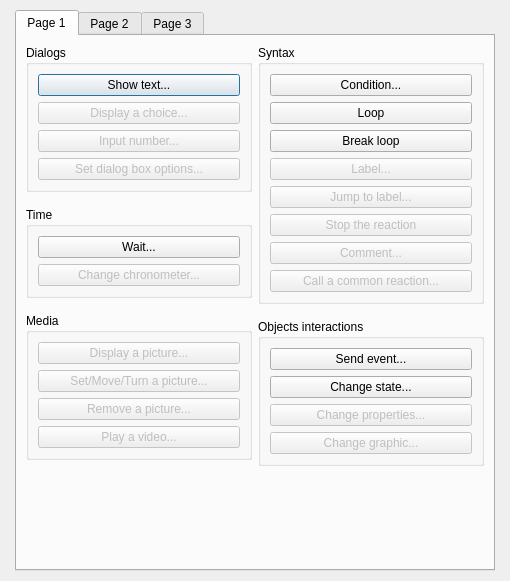
<?xml version="1.0" encoding="UTF-8"?>
<ui version="4.0">
 <class>DialogCommands</class>
 <widget class="QDialog" name="DialogCommands">
  <property name="geometry">
   <rect>
    <x>0</x>
    <y>0</y>
    <width>510</width>
    <height>581</height>
   </rect>
  </property>
  <property name="windowTitle">
   <string>Commands</string>
  </property>
  <layout class="QGridLayout" name="gridLayout_17">
   <property name="leftMargin">
    <number>15</number>
   </property>
   <property name="topMargin">
    <number>10</number>
   </property>
   <property name="rightMargin">
    <number>15</number>
   </property>
   <property name="bottomMargin">
    <number>10</number>
   </property>
   <item row="0" column="0">
    <widget class="QTabWidget" name="tabWidget">
     <property name="currentIndex">
      <number>0</number>
     </property>
     <widget class="QWidget" name="tab">
      <attribute name="title">
       <string>Page 1</string>
      </attribute>
      <layout class="QGridLayout" name="gridLayout_5">
       <item row="0" column="0">
        <layout class="QHBoxLayout" name="horizontalLayout" stretch="1,1">
         <item>
          <layout class="QVBoxLayout" name="verticalLayout_3" stretch="0,0,0,0">
           <property name="spacing">
            <number>15</number>
           </property>
           <item>
            <widget class="QGroupBox" name="groupBox">
             <property name="title">
              <string>Dialogs</string>
             </property>
             <layout class="QGridLayout" name="gridLayout">
              <item row="0" column="0">
               <layout class="QVBoxLayout" name="verticalLayout">
                <item>
                 <widget class="QPushButton" name="pushButtonShowText">
                  <property name="text">
                   <string>Show text...</string>
                  </property>
                 </widget>
                </item>
                <item>
                 <widget class="QPushButton" name="pushButtonDisplayChoice">
                  <property name="enabled">
                   <bool>false</bool>
                  </property>
                  <property name="text">
                   <string>Display a choice...</string>
                  </property>
                 </widget>
                </item>
                <item>
                 <widget class="QPushButton" name="pushButtonInputNumber">
                  <property name="enabled">
                   <bool>false</bool>
                  </property>
                  <property name="text">
                   <string>Input number...</string>
                  </property>
                 </widget>
                </item>
                <item>
                 <widget class="QPushButton" name="pushButtonSetDialogBoxOptions">
                  <property name="enabled">
                   <bool>false</bool>
                  </property>
                  <property name="text">
                   <string>Set dialog box options...</string>
                  </property>
                 </widget>
                </item>
               </layout>
              </item>
             </layout>
            </widget>
           </item>
           <item>
            <widget class="QGroupBox" name="groupBox_3">
             <property name="title">
              <string>Time</string>
             </property>
             <layout class="QGridLayout" name="gridLayout_2">
              <item row="0" column="0">
               <layout class="QVBoxLayout" name="verticalLayout_2">
                <item>
                 <widget class="QPushButton" name="pushButtonWait">
                  <property name="enabled">
                   <bool>true</bool>
                  </property>
                  <property name="text">
                   <string>Wait...</string>
                  </property>
                 </widget>
                </item>
                <item>
                 <widget class="QPushButton" name="pushButtonChangeChronometer">
                  <property name="enabled">
                   <bool>false</bool>
                  </property>
                  <property name="text">
                   <string>Change chronometer...</string>
                  </property>
                 </widget>
                </item>
               </layout>
              </item>
             </layout>
            </widget>
           </item>
           <item>
            <widget class="QGroupBox" name="groupBox_5">
             <property name="title">
              <string>Media</string>
             </property>
             <layout class="QGridLayout" name="gridLayout_6">
              <item row="0" column="0">
               <layout class="QVBoxLayout" name="verticalLayout_6">
                <item>
                 <widget class="QPushButton" name="pushButtonDisplayPicture">
                  <property name="enabled">
                   <bool>false</bool>
                  </property>
                  <property name="text">
                   <string>Display a picture...</string>
                  </property>
                 </widget>
                </item>
                <item>
                 <widget class="QPushButton" name="pushButtonSetMoveTurnPicture">
                  <property name="enabled">
                   <bool>false</bool>
                  </property>
                  <property name="text">
                   <string>Set/Move/Turn a picture...</string>
                  </property>
                 </widget>
                </item>
                <item>
                 <widget class="QPushButton" name="pushButtonRemovePicture">
                  <property name="enabled">
                   <bool>false</bool>
                  </property>
                  <property name="text">
                   <string>Remove a picture...</string>
                  </property>
                 </widget>
                </item>
                <item>
                 <widget class="QPushButton" name="pushButtonPlayVideo">
                  <property name="enabled">
                   <bool>false</bool>
                  </property>
                  <property name="text">
                   <string>Play a video...</string>
                  </property>
                 </widget>
                </item>
               </layout>
              </item>
             </layout>
            </widget>
           </item>
           <item>
            <spacer name="verticalSpacer">
             <property name="orientation">
              <enum>Qt::Vertical</enum>
             </property>
             <property name="sizeHint" stdset="0">
              <size>
               <width>20</width>
               <height>40</height>
              </size>
             </property>
            </spacer>
           </item>
          </layout>
         </item>
         <item>
          <layout class="QVBoxLayout" name="verticalLayout_5" stretch="0,0,0">
           <property name="spacing">
            <number>15</number>
           </property>
           <item>
            <widget class="QGroupBox" name="groupBox_4">
             <property name="title">
              <string>Syntax</string>
             </property>
             <layout class="QGridLayout" name="gridLayout_4">
              <item row="0" column="0">
               <layout class="QVBoxLayout" name="verticalLayout_4">
                <item>
                 <widget class="QPushButton" name="pushButtonCondition">
                  <property name="text">
                   <string>Condition...</string>
                  </property>
                 </widget>
                </item>
                <item>
                 <widget class="QPushButton" name="pushButtonWhile">
                  <property name="text">
                   <string>Loop</string>
                  </property>
                 </widget>
                </item>
                <item>
                 <widget class="QPushButton" name="pushButtonWhileBreak">
                  <property name="text">
                   <string>Break loop</string>
                  </property>
                 </widget>
                </item>
                <item>
                 <widget class="QPushButton" name="pushButtonLabel">
                  <property name="enabled">
                   <bool>false</bool>
                  </property>
                  <property name="text">
                   <string>Label...</string>
                  </property>
                 </widget>
                </item>
                <item>
                 <widget class="QPushButton" name="pushButtonJumpLabel">
                  <property name="enabled">
                   <bool>false</bool>
                  </property>
                  <property name="text">
                   <string>Jump to label...</string>
                  </property>
                 </widget>
                </item>
                <item>
                 <widget class="QPushButton" name="pushButtonStopReaction">
                  <property name="enabled">
                   <bool>false</bool>
                  </property>
                  <property name="text">
                   <string>Stop the reaction</string>
                  </property>
                 </widget>
                </item>
                <item>
                 <widget class="QPushButton" name="pushButtonComment">
                  <property name="enabled">
                   <bool>false</bool>
                  </property>
                  <property name="text">
                   <string>Comment...</string>
                  </property>
                 </widget>
                </item>
                <item>
                 <widget class="QPushButton" name="pushButtonCallCommonReaction">
                  <property name="enabled">
                   <bool>false</bool>
                  </property>
                  <property name="text">
                   <string>Call a common reaction...</string>
                  </property>
                 </widget>
                </item>
               </layout>
              </item>
             </layout>
            </widget>
           </item>
           <item>
            <widget class="QGroupBox" name="groupBox_7">
             <property name="title">
              <string>Objects interactions</string>
             </property>
             <layout class="QGridLayout" name="gridLayout_8">
              <item row="0" column="0">
               <layout class="QVBoxLayout" name="verticalLayout_8">
                <item>
                 <widget class="QPushButton" name="pushButtonSendEvent">
                  <property name="text">
                   <string>Send event...</string>
                  </property>
                 </widget>
                </item>
                <item>
                 <widget class="QPushButton" name="pushButtonChangeState">
                  <property name="text">
                   <string>Change state...</string>
                  </property>
                 </widget>
                </item>
                <item>
                 <widget class="QPushButton" name="pushButtonChangeProperties">
                  <property name="enabled">
                   <bool>false</bool>
                  </property>
                  <property name="text">
                   <string>Change properties...</string>
                  </property>
                 </widget>
                </item>
                <item>
                 <widget class="QPushButton" name="pushButtonChangeProperties_3">
                  <property name="enabled">
                   <bool>false</bool>
                  </property>
                  <property name="text">
                   <string>Change graphic...</string>
                  </property>
                 </widget>
                </item>
               </layout>
              </item>
             </layout>
            </widget>
           </item>
           <item>
            <spacer name="verticalSpacer_2">
             <property name="orientation">
              <enum>Qt::Vertical</enum>
             </property>
             <property name="sizeHint" stdset="0">
              <size>
               <width>20</width>
               <height>40</height>
              </size>
             </property>
            </spacer>
           </item>
          </layout>
         </item>
        </layout>
       </item>
      </layout>
     </widget>
     <widget class="QWidget" name="tab_3">
      <attribute name="title">
       <string>Page 2</string>
      </attribute>
      <layout class="QGridLayout" name="gridLayout_14">
       <item row="0" column="0">
        <layout class="QHBoxLayout" name="horizontalLayout_2" stretch="1,1">
         <item>
          <layout class="QVBoxLayout" name="verticalLayout_9" stretch="0,0,0">
           <property name="spacing">
            <number>15</number>
           </property>
           <item>
            <widget class="QGroupBox" name="groupBox_8">
             <property name="title">
              <string>Moves / Animations / Camera</string>
             </property>
             <layout class="QGridLayout" name="gridLayout_3">
              <item row="0" column="0">
               <layout class="QVBoxLayout" name="verticalLayout_10">
                <item>
                 <widget class="QPushButton" name="pushButtonTeleportObject">
                  <property name="enabled">
                   <bool>false</bool>
                  </property>
                  <property name="text">
                   <string>Teleport object...</string>
                  </property>
                 </widget>
                </item>
                <item>
                 <widget class="QPushButton" name="pushButtonMoveObject">
                  <property name="text">
                   <string>Move object...</string>
                  </property>
                 </widget>
                </item>
                <item>
                 <widget class="QPushButton" name="pushButtonDisplayAnimation">
                  <property name="enabled">
                   <bool>false</bool>
                  </property>
                  <property name="text">
                   <string>Display an animation...</string>
                  </property>
                 </widget>
                </item>
                <item>
                 <widget class="QPushButton" name="pushButtonMoveCamera">
                  <property name="enabled">
                   <bool>false</bool>
                  </property>
                  <property name="text">
                   <string>Move camera...</string>
                  </property>
                 </widget>
                </item>
                <item>
                 <widget class="QPushButton" name="pushButtonResetCamera">
                  <property name="enabled">
                   <bool>false</bool>
                  </property>
                  <property name="text">
                   <string>Reset camera</string>
                  </property>
                 </widget>
                </item>
                <item>
                 <widget class="QPushButton" name="pushButtonJumpLabel_3">
                  <property name="enabled">
                   <bool>false</bool>
                  </property>
                  <property name="text">
                   <string>Create object in map...</string>
                  </property>
                 </widget>
                </item>
                <item>
                 <widget class="QPushButton" name="pushButtonJumpLabel_2">
                  <property name="enabled">
                   <bool>false</bool>
                  </property>
                  <property name="text">
                   <string>Remove object from map...</string>
                  </property>
                 </widget>
                </item>
               </layout>
              </item>
             </layout>
            </widget>
           </item>
           <item>
            <widget class="QGroupBox" name="groupBox_9">
             <property name="title">
              <string>Visual effects</string>
             </property>
             <layout class="QGridLayout" name="gridLayout_9">
              <item row="0" column="0">
               <layout class="QVBoxLayout" name="verticalLayout_11">
                <item>
                 <widget class="QPushButton" name="pushButtonChangeScreenTone">
                  <property name="enabled">
                   <bool>false</bool>
                  </property>
                  <property name="text">
                   <string>Change screen tone...</string>
                  </property>
                 </widget>
                </item>
                <item>
                 <widget class="QPushButton" name="pushButtonShakeScreen">
                  <property name="enabled">
                   <bool>false</bool>
                  </property>
                  <property name="text">
                   <string>Shake screen...</string>
                  </property>
                 </widget>
                </item>
                <item>
                 <widget class="QPushButton" name="pushButtonFlashScreen">
                  <property name="enabled">
                   <bool>false</bool>
                  </property>
                  <property name="text">
                   <string>Flash screen...</string>
                  </property>
                 </widget>
                </item>
                <item>
                 <widget class="QPushButton" name="pushButtonChangeMeteo">
                  <property name="enabled">
                   <bool>false</bool>
                  </property>
                  <property name="text">
                   <string>Change meteo...</string>
                  </property>
                 </widget>
                </item>
                <item>
                 <widget class="QPushButton" name="pushButtonChangeMapProperties">
                  <property name="enabled">
                   <bool>false</bool>
                  </property>
                  <property name="text">
                   <string>Change map properties...</string>
                  </property>
                 </widget>
                </item>
               </layout>
              </item>
             </layout>
            </widget>
           </item>
           <item>
            <spacer name="verticalSpacer_3">
             <property name="orientation">
              <enum>Qt::Vertical</enum>
             </property>
             <property name="sizeHint" stdset="0">
              <size>
               <width>20</width>
               <height>40</height>
              </size>
             </property>
            </spacer>
           </item>
          </layout>
         </item>
         <item>
          <layout class="QVBoxLayout" name="verticalLayout_14" stretch="0,0,0,0">
           <property name="spacing">
            <number>15</number>
           </property>
           <item>
            <widget class="QGroupBox" name="groupBox_6">
             <property name="title">
              <string>Variables</string>
             </property>
             <layout class="QGridLayout" name="gridLayout_7">
              <item row="0" column="0">
               <layout class="QVBoxLayout" name="verticalLayout_7">
                <item>
                 <widget class="QPushButton" name="pushButtonChangeVariables">
                  <property name="text">
                   <string>Change variables...</string>
                  </property>
                 </widget>
                </item>
               </layout>
              </item>
             </layout>
            </widget>
           </item>
           <item>
            <widget class="QGroupBox" name="groupBox_12">
             <property name="title">
              <string>Heroes / Enemies</string>
             </property>
             <layout class="QGridLayout" name="gridLayout_12">
              <item row="0" column="0">
               <layout class="QVBoxLayout" name="verticalLayout_15">
                <item>
                 <widget class="QPushButton" name="pushButtonChangeStatistic">
                  <property name="enabled">
                   <bool>false</bool>
                  </property>
                  <property name="text">
                   <string>Change a statistic...</string>
                  </property>
                 </widget>
                </item>
                <item>
                 <widget class="QPushButton" name="pushButtonChangeExperienceCurve">
                  <property name="enabled">
                   <bool>false</bool>
                  </property>
                  <property name="text">
                   <string>Change experience curve...</string>
                  </property>
                 </widget>
                </item>
                <item>
                 <widget class="QPushButton" name="pushButtonChangeStatus">
                  <property name="enabled">
                   <bool>false</bool>
                  </property>
                  <property name="text">
                   <string>Change status...</string>
                  </property>
                 </widget>
                </item>
                <item>
                 <widget class="QPushButton" name="pushButtonChangeSkill">
                  <property name="enabled">
                   <bool>false</bool>
                  </property>
                  <property name="text">
                   <string>Change a skill...</string>
                  </property>
                 </widget>
                </item>
                <item>
                 <widget class="QPushButton" name="pushButtonChangeName">
                  <property name="enabled">
                   <bool>false</bool>
                  </property>
                  <property name="text">
                   <string>Change name...</string>
                  </property>
                 </widget>
                </item>
                <item>
                 <widget class="QPushButton" name="pushButtonChangeClass">
                  <property name="enabled">
                   <bool>false</bool>
                  </property>
                  <property name="text">
                   <string>Change class...</string>
                  </property>
                 </widget>
                </item>
                <item>
                 <widget class="QPushButton" name="pushButtonChangeClass_2">
                  <property name="enabled">
                   <bool>false</bool>
                  </property>
                  <property name="text">
                   <string>Change equipment...</string>
                  </property>
                 </widget>
                </item>
               </layout>
              </item>
             </layout>
            </widget>
           </item>
           <item>
            <widget class="QGroupBox" name="groupBox_10">
             <property name="title">
              <string>Team</string>
             </property>
             <layout class="QGridLayout" name="gridLayout_10">
              <item row="0" column="0">
               <layout class="QVBoxLayout" name="verticalLayout_12">
                <item>
                 <widget class="QPushButton" name="pushButtonChangeMoney">
                  <property name="enabled">
                   <bool>false</bool>
                  </property>
                  <property name="text">
                   <string>Change money...</string>
                  </property>
                 </widget>
                </item>
                <item>
                 <widget class="QPushButton" name="pushButtonModifyInventory">
                  <property name="text">
                   <string>Modify inventory...</string>
                  </property>
                 </widget>
                </item>
                <item>
                 <widget class="QPushButton" name="pushButtonModifyTeam">
                  <property name="text">
                   <string>Modify team...</string>
                  </property>
                 </widget>
                </item>
               </layout>
              </item>
             </layout>
            </widget>
           </item>
           <item>
            <spacer name="verticalSpacer_4">
             <property name="orientation">
              <enum>Qt::Vertical</enum>
             </property>
             <property name="sizeHint" stdset="0">
              <size>
               <width>20</width>
               <height>40</height>
              </size>
             </property>
            </spacer>
           </item>
          </layout>
         </item>
        </layout>
       </item>
      </layout>
     </widget>
     <widget class="QWidget" name="tab_2">
      <attribute name="title">
       <string>Page 3</string>
      </attribute>
      <layout class="QGridLayout" name="gridLayout_20">
       <item row="0" column="0">
        <layout class="QHBoxLayout" name="horizontalLayout_3" stretch="1,1">
         <item>
          <layout class="QVBoxLayout" name="verticalLayout_13" stretch="0,0,0,0">
           <property name="spacing">
            <number>15</number>
           </property>
           <item>
            <widget class="QGroupBox" name="groupBox_11">
             <property name="title">
              <string>Battles</string>
             </property>
             <layout class="QGridLayout" name="gridLayout_11">
              <item row="0" column="0">
               <layout class="QVBoxLayout" name="verticalLayout_17">
                <item>
                 <widget class="QPushButton" name="pushButtonStartBattle">
                  <property name="text">
                   <string>Start a battle...</string>
                  </property>
                 </widget>
                </item>
                <item>
                 <widget class="QPushButton" name="pushButtonDisplayHideEnemy">
                  <property name="enabled">
                   <bool>false</bool>
                  </property>
                  <property name="text">
                   <string>Display/Hide enemy...</string>
                  </property>
                 </widget>
                </item>
                <item>
                 <widget class="QPushButton" name="pushButtonForceAction">
                  <property name="enabled">
                   <bool>false</bool>
                  </property>
                  <property name="text">
                   <string>Force an action...</string>
                  </property>
                 </widget>
                </item>
                <item>
                 <widget class="QPushButton" name="pushButtonEndBattle">
                  <property name="enabled">
                   <bool>false</bool>
                  </property>
                  <property name="text">
                   <string>End battle</string>
                  </property>
                 </widget>
                </item>
               </layout>
              </item>
             </layout>
            </widget>
           </item>
           <item>
            <widget class="QGroupBox" name="groupBox_14">
             <property name="title">
              <string>Menus</string>
             </property>
             <layout class="QGridLayout" name="gridLayout_15">
              <item row="0" column="0">
               <layout class="QVBoxLayout" name="verticalLayout_18">
                <item>
                 <widget class="QPushButton" name="pushButtonStartShop">
                  <property name="enabled">
                   <bool>false</bool>
                  </property>
                  <property name="text">
                   <string>Start shop...</string>
                  </property>
                 </widget>
                </item>
                <item>
                 <widget class="QPushButton" name="pushButtonChangeChronometer_2">
                  <property name="enabled">
                   <bool>false</bool>
                  </property>
                  <property name="text">
                   <string>Enter a name...</string>
                  </property>
                 </widget>
                </item>
                <item>
                 <widget class="QPushButton" name="pushButtonOpenMainMenu">
                  <property name="text">
                   <string>Open main menu</string>
                  </property>
                 </widget>
                </item>
                <item>
                 <widget class="QPushButton" name="pushButtonOpenSavesMenu">
                  <property name="text">
                   <string>Open saves menu</string>
                  </property>
                 </widget>
                </item>
                <item>
                 <widget class="QPushButton" name="pushButtonTitleScreen">
                  <property name="enabled">
                   <bool>false</bool>
                  </property>
                  <property name="text">
                   <string>Title screen</string>
                  </property>
                 </widget>
                </item>
                <item>
                 <widget class="QPushButton" name="pushButtonEndGame">
                  <property name="text">
                   <string>Game Over</string>
                  </property>
                 </widget>
                </item>
               </layout>
              </item>
             </layout>
            </widget>
           </item>
           <item>
            <widget class="QGroupBox" name="groupBox_15">
             <property name="title">
              <string>Avanced</string>
             </property>
             <layout class="QGridLayout" name="gridLayout_16">
              <item row="0" column="0">
               <layout class="QVBoxLayout" name="verticalLayout_19">
                <item>
                 <widget class="QPushButton" name="pushButtonScript">
                  <property name="enabled">
                   <bool>false</bool>
                  </property>
                  <property name="text">
                   <string>Script...</string>
                  </property>
                 </widget>
                </item>
               </layout>
              </item>
             </layout>
            </widget>
           </item>
           <item>
            <spacer name="verticalSpacer_5">
             <property name="orientation">
              <enum>Qt::Vertical</enum>
             </property>
             <property name="sizeHint" stdset="0">
              <size>
               <width>20</width>
               <height>40</height>
              </size>
             </property>
            </spacer>
           </item>
          </layout>
         </item>
         <item>
          <layout class="QVBoxLayout" name="verticalLayout_21" stretch="0,0,1">
           <property name="spacing">
            <number>15</number>
           </property>
           <item>
            <widget class="QGroupBox" name="groupBox_17">
             <property name="title">
              <string>System parameters</string>
             </property>
             <layout class="QGridLayout" name="gridLayout_18">
              <item row="0" column="0">
               <layout class="QVBoxLayout" name="verticalLayout_22">
                <item>
                 <widget class="QPushButton" name="pushButtonChangeWindowSkin">
                  <property name="enabled">
                   <bool>false</bool>
                  </property>
                  <property name="text">
                   <string>Change windowskin...</string>
                  </property>
                 </widget>
                </item>
                <item>
                 <widget class="QPushButton" name="pushButtonAllowForbidSaves">
                  <property name="enabled">
                   <bool>false</bool>
                  </property>
                  <property name="text">
                   <string>Allow/Forbid saves...</string>
                  </property>
                 </widget>
                </item>
                <item>
                 <widget class="QPushButton" name="pushButtonAllowForbidMainMenu">
                  <property name="enabled">
                   <bool>false</bool>
                  </property>
                  <property name="text">
                   <string>Allow/Forbid main menu...</string>
                  </property>
                 </widget>
                </item>
                <item>
                 <widget class="QPushButton" name="pushButtonChangeGeneralOptions">
                  <property name="enabled">
                   <bool>false</bool>
                  </property>
                  <property name="text">
                   <string>Change general options...</string>
                  </property>
                 </widget>
                </item>
               </layout>
              </item>
             </layout>
            </widget>
           </item>
           <item>
            <widget class="QGroupBox" name="groupBox_13">
             <property name="title">
              <string>Musics / Sounds</string>
             </property>
             <layout class="QGridLayout" name="gridLayout_13">
              <item row="0" column="0">
               <layout class="QVBoxLayout" name="verticalLayout_16">
                <item>
                 <widget class="QPushButton" name="pushButtonPlayMusic">
                  <property name="enabled">
                   <bool>false</bool>
                  </property>
                  <property name="text">
                   <string>Play a music...</string>
                  </property>
                 </widget>
                </item>
                <item>
                 <widget class="QPushButton" name="pushButtonStopMusic">
                  <property name="enabled">
                   <bool>false</bool>
                  </property>
                  <property name="text">
                   <string>Stop music...</string>
                  </property>
                 </widget>
                </item>
                <item>
                 <widget class="QPushButton" name="pushButtonPlayBackgroundSound">
                  <property name="enabled">
                   <bool>false</bool>
                  </property>
                  <property name="text">
                   <string>Play a background sound...</string>
                  </property>
                 </widget>
                </item>
                <item>
                 <widget class="QPushButton" name="pushButtonStopBackgroundSound">
                  <property name="enabled">
                   <bool>false</bool>
                  </property>
                  <property name="text">
                   <string>Stop background sound...</string>
                  </property>
                 </widget>
                </item>
                <item>
                 <widget class="QPushButton" name="pushButtonPlaySound">
                  <property name="enabled">
                   <bool>false</bool>
                  </property>
                  <property name="text">
                   <string>Play a sound...</string>
                  </property>
                 </widget>
                </item>
                <item>
                 <widget class="QPushButton" name="pushButtonMusicEffect">
                  <property name="enabled">
                   <bool>false</bool>
                  </property>
                  <property name="text">
                   <string>Play a music effect...</string>
                  </property>
                 </widget>
                </item>
                <item>
                 <widget class="QPushButton" name="pushButtonChangeBattleMusic">
                  <property name="enabled">
                   <bool>false</bool>
                  </property>
                  <property name="text">
                   <string>Change battle music...</string>
                  </property>
                 </widget>
                </item>
                <item>
                 <widget class="QPushButton" name="pushButtonChangeVictoryMusic">
                  <property name="enabled">
                   <bool>false</bool>
                  </property>
                  <property name="text">
                   <string>Change victory music...</string>
                  </property>
                 </widget>
                </item>
               </layout>
              </item>
             </layout>
            </widget>
           </item>
           <item>
            <spacer name="verticalSpacer_6">
             <property name="orientation">
              <enum>Qt::Vertical</enum>
             </property>
             <property name="sizeHint" stdset="0">
              <size>
               <width>20</width>
               <height>40</height>
              </size>
             </property>
            </spacer>
           </item>
          </layout>
         </item>
        </layout>
       </item>
      </layout>
     </widget>
    </widget>
   </item>
  </layout>
 </widget>
 <resources/>
 <connections/>
</ui>
